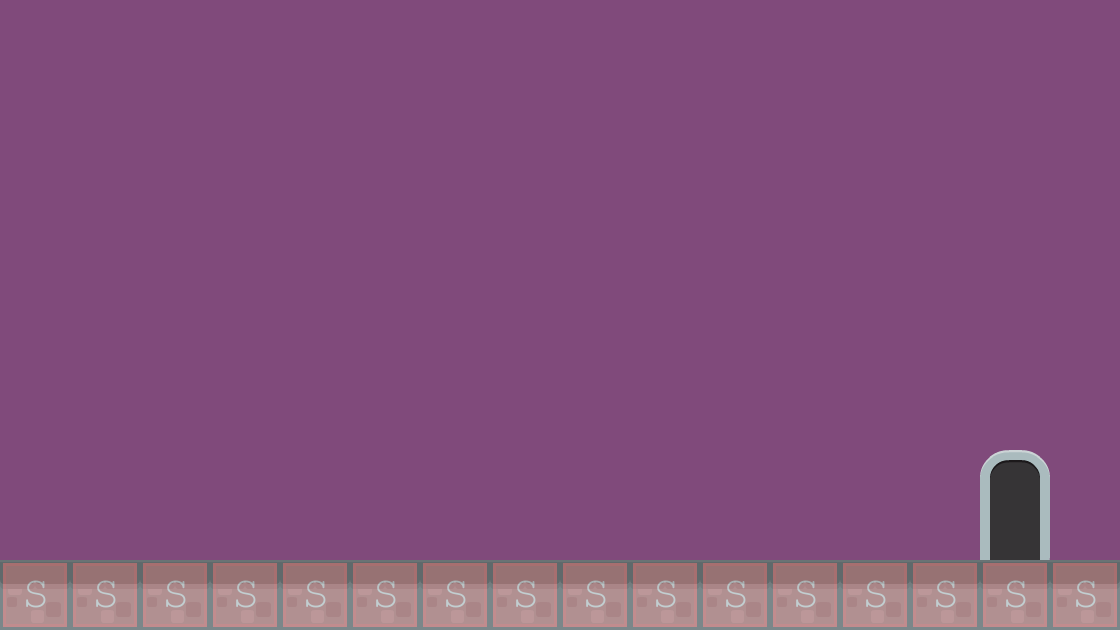

Below is a game level as drawn by its tile map, then a one-line description and the .tmx that defines it (tile-layer data replaced by summaries):
An orthogonal 16x9 tile map with 70x70 px tiles, 2 tile layers (background, collision), 2 tilesets and 1 object (levelTrigger).

<map version="1.0" orientation="orthogonal" renderorder="right-down" width="16" height="9" tilewidth="70" tileheight="70" backgroundcolor="#804a7b">
 <tileset firstgid="1" name="background-tiles" tilewidth="70" tileheight="70">
  <image source="../../../../MarioDavidP/data/img/background-tiles.png" width="910" height="910" />
 </tileset>
 <tileset firstgid="170" name="meta-tiles" tilewidth="70" tileheight="70">
  <image source="../../../../MarioDavidP/data/img/meta-tiles.png" width="350" height="70" />
  <tile id="0">
   <properties>
    <property name="type" value="solid" />
   </properties>
  </tile>
  <tile id="4">
   <properties>
    <property name="type" value="solid" />
   </properties>
  </tile>
 </tileset>
 <layer name="background" width="16" height="9" opacity="0.96">
  <data>[144 cells, 18 non-empty, 3 distinct tile ids]</data>
 </layer>
 <layer name="collision" width="16" height="9" opacity="0.28">
  <data>[144 cells, 16 non-empty, 1 distinct tile ids]</data>
 </layer>
 <objectgroup name="trigger-entities">
  <object name="levelTrigger" x="982" y="418" width="66" height="138">
   <properties>
    <property name="level" value="level02" />
    <property name="xSpawn" value="0" />
    <property name="ySpawn" value="0" />
   </properties>
  </object>
 </objectgroup>
</map>
